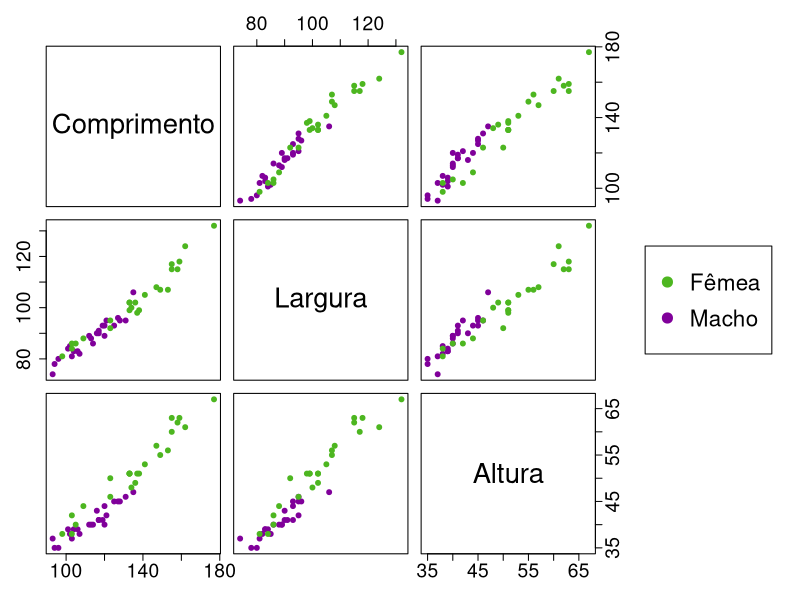
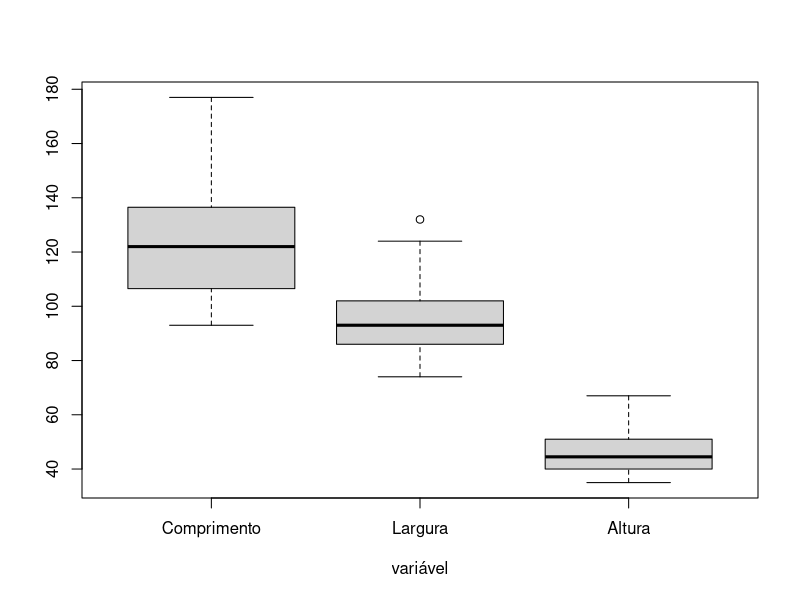
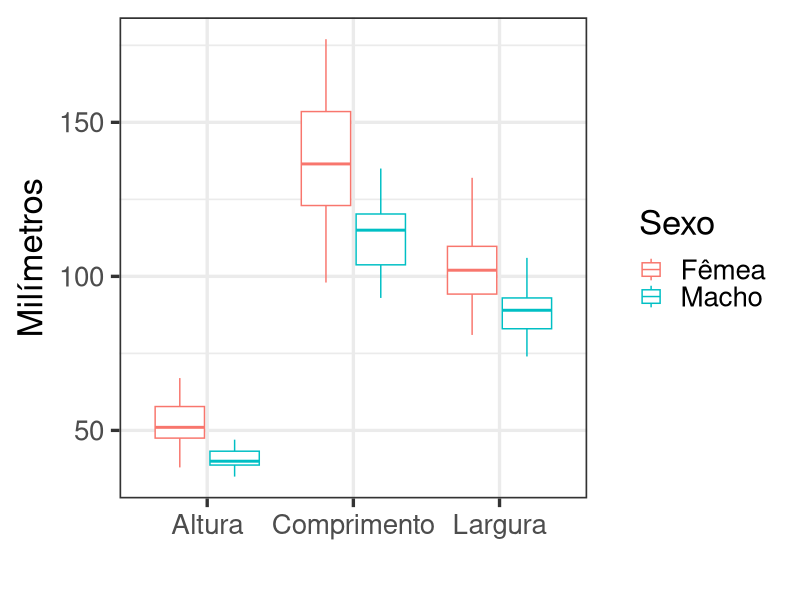
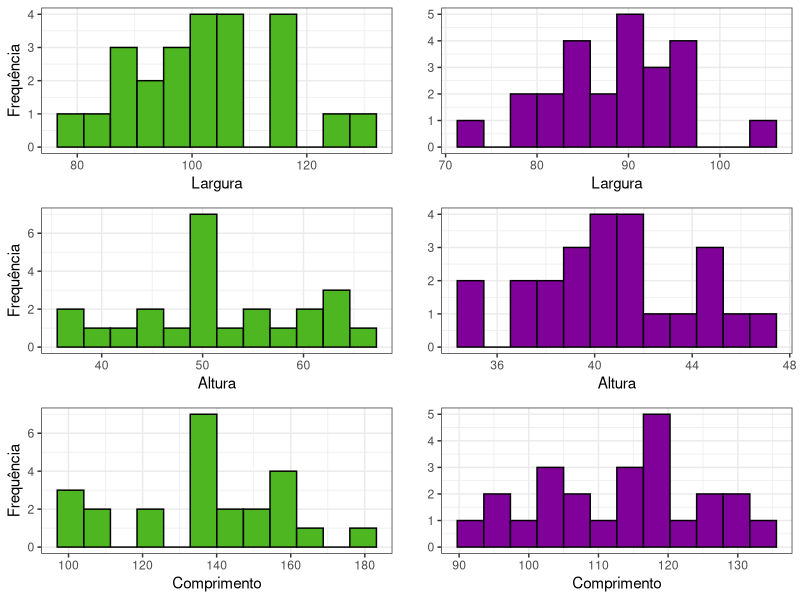
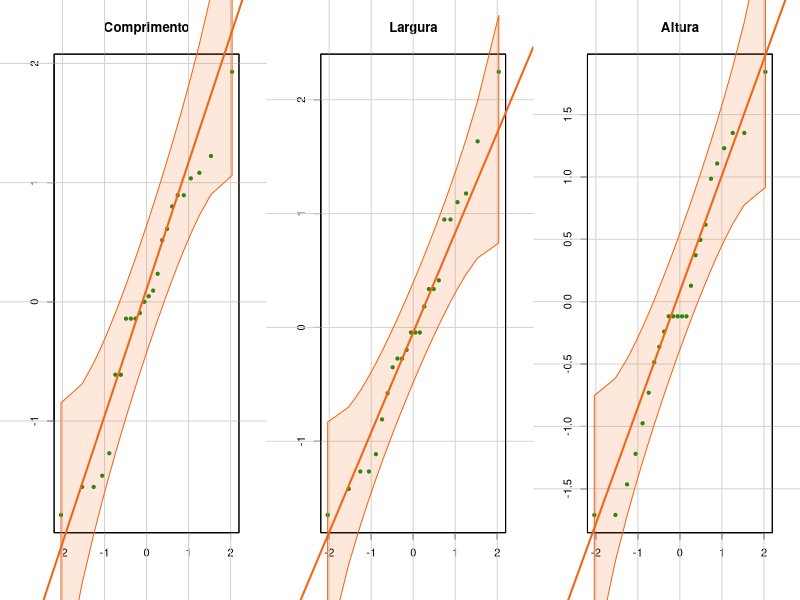
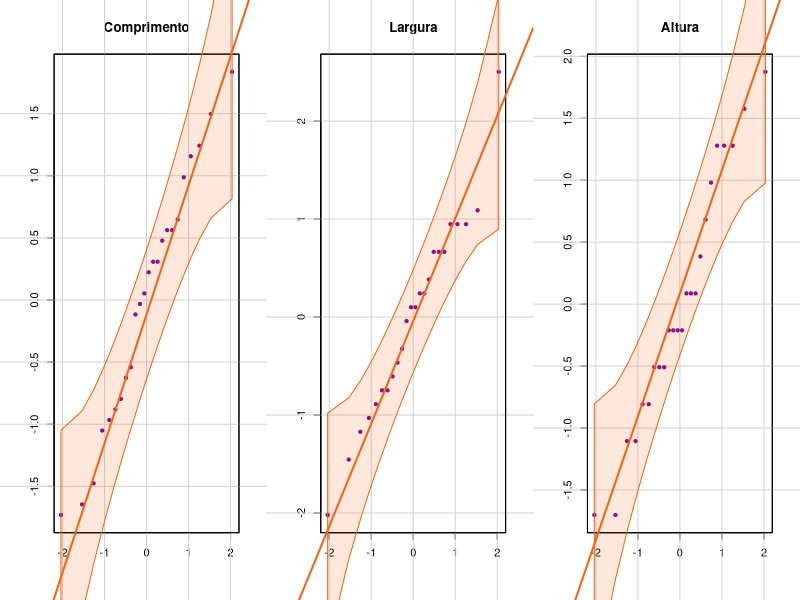
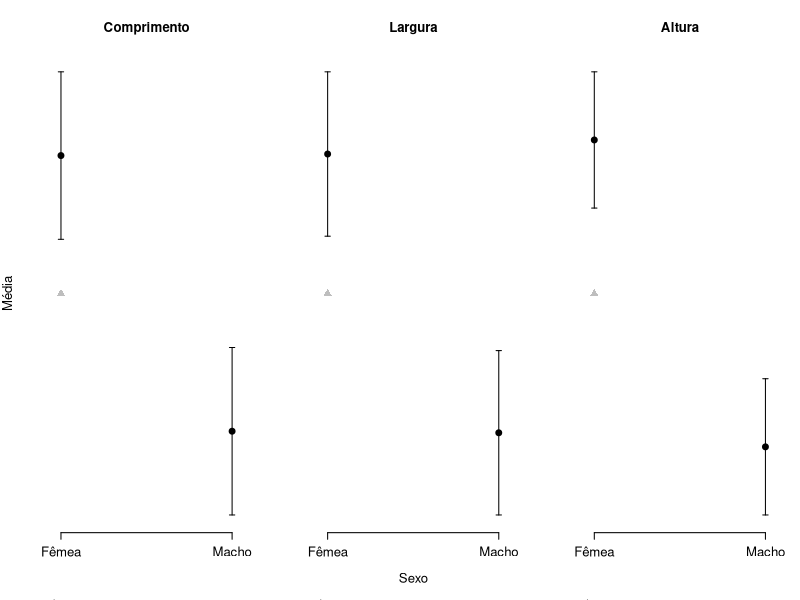
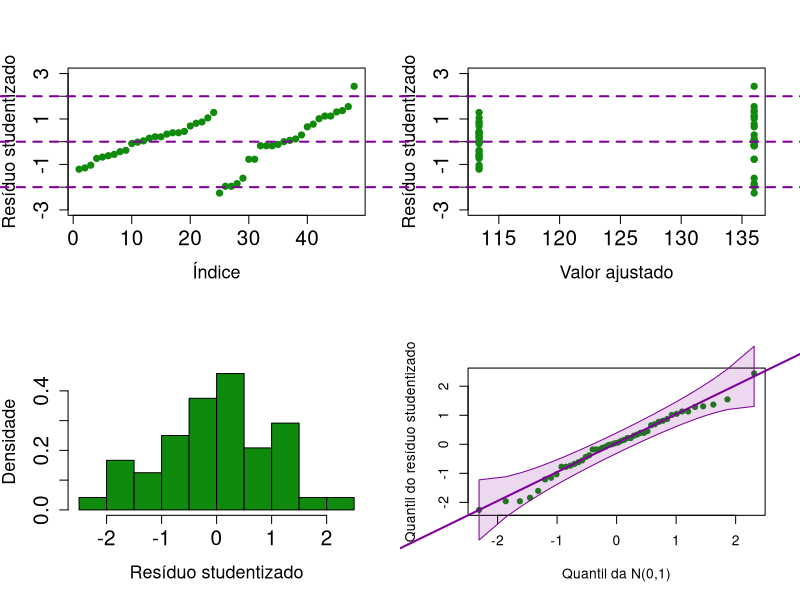

R code for these plots, in order:
library(tidyverse)
library(grid)
library(gridExtra)
library(car)
library(plotrix)

# Leitura dos dados
tartarugas <- read_csv("dados/tartarugas.csv")

# Transformando em factor
tartarugas$sex <- as.factor(tartarugas$sex)

# Mudando nomes das colunas
colnames(tartarugas) <- c("Comprimento", "Largura", "Altura", "Sexo")

################################################################################
############################# Analise Descritiva ###############################
################################################################################

# Variáveis sumárias
medados <-rbind(apply(tartarugas[1:3],2,mean),
                apply(tartarugas[1:3],2,var),
                apply(tartarugas[1:3],2,sd),
                100*apply(tartarugas[1:3],2,sd)/apply(tartarugas[1:3],2,mean),
                apply(tartarugas[1:3],2,min),
                apply(tartarugas[1:3],2,quantile,0.5),
                apply(tartarugas[1:3],2,max))
                
rownames(medados)<-c("Média","Var.","DP","CV(%)","Mínimo","Mediana","Máximo")
    
round(medados,2)

# Sumarias do grupo macho
round(rbind(apply(tartarugas[tartarugas[4]=="Macho",-4],2,mean),
            apply(tartarugas[tartarugas[4]=="Macho",-4],2,var),
            apply(tartarugas[tartarugas[4]=="Macho",-4],2,sd),
            100*apply(tartarugas[tartarugas[4]=="Macho",-4],2,sd)/
              apply(tartarugas[tartarugas[4]=="Macho",-4],2,mean),
            apply(tartarugas[tartarugas[4]=="Macho",-4],2,min),
            apply(tartarugas[tartarugas[4]=="Macho",-4],2,quantile,0.5),
            apply(tartarugas[tartarugas[4]=="Macho",-4],2,max)),2)

#Sumarias do grupo femêa
round(rbind(apply(tartarugas[tartarugas[4]=="Fêmea",-4],2,mean),
            apply(tartarugas[tartarugas[4]=="Fêmea",-4],2,var),
            apply(tartarugas[tartarugas[4]=="Fêmea",-4],2,sd),
            100*apply(tartarugas[tartarugas[4]=="Fêmea",-4],2,sd)/
              apply(tartarugas[tartarugas[4]=="Fêmea",-4],2,mean),
            apply(tartarugas[tartarugas[4]=="Fêmea",-4],2,min),
            apply(tartarugas[tartarugas[4]=="Fêmea",-4],2,quantile,0.5),
            apply(tartarugas[tartarugas[4]=="Fêmea",-4],2,max)),2)

# Gráfico de dispersão
par(mfrow=c(1,1))
pairs(tartarugas[1:3],
      col = c("#4DB620", "#80009A")[tartarugas$Sexo],  # Mudar cor por grupo
      pch = 19,                                        # Mudar pontos
      labels = c("Comprimento", "Largura", "Altura"), 
      cex.labels = 2.5,
      cex.axis = 1.75,
      oma=c(3,3,3,15))
par(xpd = TRUE)
legend("right", col = c("#4DB620", "#80009A"),
       pch = c(19,19), legend = c("Fêmea","Macho"),
       cex = 1.35)

# Boxplot geral
par(mfrow=c(1,1))
boxplot(tartarugas[1:3],xlab="variável")

# Boxplot por sexo
tartarugas %>% gather("a", "b", -Sexo) %>%
  ggplot(aes(x=a, y=b, color=Sexo))+
  geom_boxplot()+
  labs(
    x = "",
    y = "Milímetros",
    color = "Sexo"
  ) +
  theme_bw(base_size = 25)

g_legend <- function(a.gplot){
  tmp <- ggplot_gtable(ggplot_build(a.gplot))
  leg <- which(sapply(tmp$grobs, function(x) x$name) == "guide-box")
  legend <- tmp$grobs[[leg]]
  return(legend)
}
p1 <- tartarugas %>% ggplot()+
  geom_histogram(aes(Largura, fill=Sexo), bins=12, col="black")+
  labs(y = "")+
  theme_bw()
mylegend<-g_legend(p1)

# Histogramas
grid.arrange(
  tartarugas %>% filter(Sexo == "Fêmea") %>%
    ggplot()+
    geom_histogram(aes(Largura), fill="#4DB620", bins=12, col="black")+
    labs(y = "Frequência")+
    theme_bw(), 
  tartarugas %>% filter(Sexo == "Macho") %>%
    ggplot()+
    geom_histogram(aes(Largura), fill="#80009A", bins=12, col="black")+
    labs(y = "")+
    theme_bw(),
  tartarugas %>% filter(Sexo == "Fêmea") %>%
    ggplot()+
    geom_histogram(aes(Altura), fill="#4DB620", bins=12, col="black")+
    labs(y = "Frequência")+
    theme_bw(),
  tartarugas %>% filter(Sexo == "Macho") %>%
    ggplot()+
    geom_histogram(aes(Altura), fill="#80009A", bins=12, col="black")+
    labs(y = "")+
    theme_bw(),
  tartarugas %>% filter(Sexo == "Fêmea")%>% 
    ggplot()+
    geom_histogram(aes(Comprimento), fill="#4DB620", bins=12, col="black")+
    labs(y = "Frequência")+
    theme_bw(),
  tartarugas %>% filter(Sexo == "Macho")%>% 
    ggplot()+
    geom_histogram(aes(Comprimento), fill="#80009A", bins=12, col="black")+
    labs(y = "")+
    theme_bw(),
  nrow=3, ncol=2
)

# Gráfico Q-Q
par(mfrow=c(1,3))
for(i in 1:3){
  qqPlot(scale((tartarugas %>% filter(Sexo == "Fêmea"))[i]),dist="norm", id=F,
         mean=0,sd=1,col.lines="#F26514",pch = 19, col="#108A0C", xlab = "",
         main=colnames((tartarugas %>% filter(Sexo == "Fêmea")))[i], ylab = "")
}

par(mfrow=c(1,3))
for(i in 1:3){
  qqPlot(scale((tartarugas %>% filter(Sexo == "Macho"))[i]),dist="norm", id=F,
         mean=0,sd=1,col.lines="#F26514",pch = 19, col="#80009A", xlab = "",
         main=colnames((tartarugas %>% filter(Sexo == "Fêmea")))[i], ylab = "")
}

################################################################################
############################## Analise Inferencial #############################
################################################################################

# definindo funções do prof. Caio

# m_X_completa: matriz de dados de todos os grupos
# v_grupos: vetor indicar de grupos
# v_n: vetor com tamanhos amostrais em cada grupo
# G: número de grupos

Box_teste_Igual_MCov<-function(m_X_completa,v_grupos,v_n,G)
{
  # v_grupos (1,2,3...)
  # m_X_completa : matriz de dados com todos os grupos
  grupo <- 1
  p<- ncol(m_X_completa)
  m_X_k <- m_X_completa[v_grupos==grupo,]
  Sigma_k <- cov(m_X_k)
  m_Sigma_completa <- cbind(grupo,Sigma_k)
  Sigma_P <- (v_n[grupo]-1)*Sigma_k # estimativa ponderada
  aux_k_1 <- (v_n[grupo] - 1)*log(det(Sigma_k))
  grupo <- grupo + 1
  for (i in 2:G)
  {
    m_X_k <- m_X_completa[v_grupos==grupo,] # pegar os dados referentes ao grupo i
    Sigma_k <- cov(m_X_k)
    m_Sigma_completa <- rbind(m_Sigma_completa,cbind(grupo,Sigma_k))
    Sigma_P <- Sigma_P + (v_n[grupo]-1)*Sigma_k # estimativa ponderada
    aux_k_1 <- aux_k_1 + (v_n[grupo] - 1)*log(det(Sigma_k))
    grupo <- grupo + 1
  }
  Sigma_P <- Sigma_P/(sum(v_n)-G)
  
  # Estatística de ajuste
  aux_u <- (sum(1/(v_n - 1)) - 
              (1/(sum(v_n - 1))))*(2*p^2 + 3*p - 1)/(6*(p+1)*(G-1))
  Q_B <-  (1 - aux_u)*(sum(v_n-1)*log(det(Sigma_P)) - aux_k_1)
  aux.v <- 0.5*p*(p+1)*(G-1)
  e_nd_QB <- 1 - pchisq(Q_B,aux.v)
  cat("Estatística do Teste: ", Q_B, "\n")
  cat("nível descritivo: ",e_nd_QB,"\n")
  cat("Matrizes de Covariâncias por grupo: \n")
  print(m_Sigma_completa)
  Sigma_P <-as.matrix(data.frame(Sigma_P))
  list(Sigma_P=Sigma_P)
} # fim fa função


# mY: matriz de dados
# fit_model: ajuste da função lm

mSigmareg <- function(mY,fit_model)
{
  mX <- as.matrix(model.matrix(fit_model))
  q <- ncol(mX)
  p<-ncol(mY)
  n <- nrow(mY)
  mB <- matrix(coef(fit_model),q,p)
  mSigma <- t(as.matrix(mY-mX%*%mB))%*%(as.matrix(mY-mX%*%mB))/(n-q)
  return(mSigma)
}

# mY: matriz de dados
# fit_model: ajuste da função lm
# gama: nível de confiança

estim_par_MRNLM <- function(mY,fit_model,gama)
  
{
  
  vbeta <- c(t(coef(fit_model)))
  mSigma<-mSigmareg(mY,fit_model)
  mX <-as.matrix(model.matrix(fit_model))
  n<-nrow(mX)
  q<-ncol(mX)
  mSigmabeta <- kronecker(solve(t(mX)%*%mX),mSigma)
  epbeta<-sqrt(diag(mSigmabeta))
  et <- qt(0.5*(1+gama),df=n-q)
  LIIC <- vbeta-et*epbeta
  LSIC <- vbeta+et*epbeta
  estt <- vbeta/epbeta
  pvalor <- 2*(1-pt(abs(estt),df=n-q))
  #
  mresult <- cbind(vbeta,epbeta,LIIC,LSIC,estt,pvalor)
  return(mresult)
  
  
}

# fit_model: ajuste da função manova
# m_Sigma_P: matriz de variâncias e covariâncias estimada via modelo
# p: número de variáveis
# q: número de parâmetros por variável
# m_C,m_U,m_M: matrizes de interesse

Teste_CBU_M<-function(fit_model,m_Sigma_P,p,q,m_C,m_U,m_M)
{
  m_B <- matrix(coef(fit_model),q,p)
  v_beta <- matrix(t(m_B))
  m_X <- model.matrix(fit_model)
  m_Ca <- kronecker(m_C,t(m_U))
  m_Ma <- matrix(t(m_M))
  v_theta <- m_Ca%*%v_beta - m_Ma
  m_Sigmabeta <- kronecker(solve(t(m_X)%*%m_X),m_Sigma_P)
  estat <- t(v_theta)%*%solve(m_Ca%*%(m_Sigmabeta)%*%t(m_Ca))%*%v_theta
  p_valor <- 1-pchisq(estat,df=nrow(m_C)*ncol(m_U))
  cat("Estatistica Qui-quadrado = ",round(estat,2),"\n")
  cat("pvalor = ",round(p_valor,4),"\n")
  cat("Matriz C :","\n")
  print(m_C)
  cat("Matriz U :","\n")
  print(m_U)
  cat("Matriz M :","\n")
  print(m_M)
}

###################################
# mY: matriz de dados
# mresult: resultado da função manova
# var: escolha da variável (1,2,..)
# typeresid:
# univariate (RS-veja slides)
# multivariate (RSM-veja slides)
# wplot:
# diagnostics: quatro gráficos
# envelope: gráfico de envelope

gen_graf_resid<-function(mY,mresult,var,typeresid,wplot)
{
  mresiduo <- mresult$residuals
  mbeta <- coef(mresult) 
  mX <- as.matrix(model.matrix(mresult))
  n <- nrow(mX)
  p <- ncol(mbeta)
  q <- nrow(mbeta)
  mSigma<-t(mY-mX%*%mbeta)%*%(mY-mX%*%mbeta)/(n-q)
  if (typeresid == "univariate")
  {
    auxres <- diag((diag(n) - mX%*%solve(t(mX)%*%mX)%*%t(mX)))
    mresiduo <- mresiduo/(sqrt((matrix(auxres,n,p))%*%diag(diag(mSigma))))
  }
  else if (typeresid == "multivariate")
  {
    mresiduo <- t(solve(t(chol(mSigma)))%*%t(mresiduo))
  }
  mfit <- fitted.values(mresult)
  #
  if (wplot == "diagnostics")
  {
    par(mfrow =c(2,2))
    plot(mresiduo[,var],
         ylim=c(min(-3,min(mresiduo[,var])),max(3,max(mresiduo[,var]))),
         xlab="Índice",ylab="Resíduo studentizado", pch = 19, col="#108A0C",
         cex.axis=1.5, cex.main=1.3, cex.lab = 1.3)
    abline(-2,0,lty=2, col = "#80009A", lwd=2)
    abline(2,0,lty=2, col = "#80009A", lwd=2)
    abline(0,0,lty=2, col = "#80009A", lwd=2)
    #
    plot(mfit[,var],mresiduo[,var],
         ylim=c(min(-3,min(mresiduo[,var])),max(3,max(mresiduo[,var]))),
         xlab="Valor ajustado",ylab="Resíduo studentizado", pch = 19, 
         col="#108A0C",
         cex.axis=1.5, cex.main=1.3, cex.lab = 1.3)
    abline(-2,0,lty=2, col = "#80009A", lwd=2)
    abline(2,0,lty=2, col = "#80009A", lwd=2)
    abline(0,0,lty=2, col = "#80009A", lwd=2)
    #
    hist(mresiduo[,var],probability=TRUE,xlab="Resíduo studentizado",
         main="",ylab="Densidade",cex.axis=1.5, cex.main=1.3, cex.lab = 1.3,
         col="#108A0C")
    #
    qqPlot((mresiduo[,var]),dist="norm", id=F, grid="FALSE",
           mean=0,sd=1,col.lines="#80009A",pch = 19, col="#108A0C",
           ylab=paste("Quantil do resíduo studentizado"),
           xlab="Quantil da N(0,1)", main="")
  }
  
  else if (wplot == "envelope")
  {
    par(mfrow =c(1,1))
    qqPlot((mresiduo[,var]),dist="norm",mean=0,sd=1,col.lines=1,
           grid="FALSE",xlab="quantil da N(0,1)", pch = 19,
           ylab=paste("quantil do resíduo studentizado"),cex=1.2)
  }
}

# mY: matriz de dados
# mresult: resultado da função manova

gen_graf_resid_quad_form<-function(mY,mresult)
{
  mresiduo <- mresult$residuals
  mbeta <- coef(mresult) 
  mX <- as.matrix(model.matrix(mresult))
  n <- nrow(mX)
  p <- ncol(mbeta)
  q <- nrow(mbeta)
  mSigma<-t(mY-mX%*%mbeta)%*%(mY-mX%*%mbeta)/(n-q)
  vmu<- apply(mresiduo,2,mean)
  #vresid <- n*apply(((mresiduo-vmu)*(mresiduo-vmu)%*%solve(mSigma)),1,sum)
  vresid <- n*mahalanobis(mresiduo,center=vmu,cov=mSigma)
  #vresid<- #(n-nvar)*vresid/((n-1)*n)
  nvar <- length(vmu)
  n <- length(vresid)
  #  qqPlot(vresid,dist="chisq",df=nvar,col.lines=1,grid="FALSE",xlab="quantil da distribuição qui-quadrado",ylab="quantil da forma quadrática",cex=1.2,id.cex=1.2)
  mX <- model.matrix(mresult)
  vresidA <- matrix(0,n,1)
  #mident <- diag(1,p)
  for (i in 1:n)
  {
    mXi <- rbind(mX[i,])
    mYi <- rbind(mY[i,])
    Ai <- 1 - mXi%*%solve(t(mX)%*%mX)%*%t(mXi)
    vresidA[i] <- (Ai^(-2))*mYi%*%solve(mSigma)%*%t(mYi)
  }
  par(mfrow =c(1,1))
  qqPlot(vresidA,dist="chisq",df=nvar,col.lines=1,grid="FALSE",
         xlab="quantil da distribuição qui-quadrado",
         ylab="quantil da forma quadrática",cex=1.2)
  
}  


###################################
# Análise de variância Multivariada

#p=3
#G<-2

# Teste de iguldade das matrizes de covariância
m_Sigma_P<-Box_teste_Igual_MCov(tartarugas[-4],
                                cbind(as.numeric(unlist(tartarugas$Sexo))),
                                rbind(24,24), 2)$Sigma_P
#

# Comparação dos vetores de médias
fit_model <- manova(as.matrix(tartarugas[-4]) ~ tartarugas$Sexo)
summary.manova(fit_model,test="Wilks")
summary.manova(fit_model,test="Pillai")
summary.manova(fit_model,test="Hotelling-Lawley")
summary.manova(fit_model,test="Roy")

summary.aov(fit_model)
fit_modelLM <- lm(as.matrix(tartarugas[-4]) ~ tartarugas$Sexo)
summary(fit_modelLM)

# Matriz de variâncias e covariâncias via modelo
mSigmareg(tartarugas[-4],fit_modelLM)

# Estimativa dos parâmetros
estim_par_MRNLM(tartarugas[-4],fit_modelLM,0.95)


########################
# Comparações múltiplas

# Variável Comprimento
Teste_CBU_M(fit_model,m_Sigma_P,p = 3,q = 2, 
            m_C = cbind(0,1), m_U = rbind(1,0,0) ,m_M = 0)

# Variável Largura
Teste_CBU_M(fit_model,m_Sigma_P,p = 3,q = 2,
            m_C = cbind(0,1),m_U = rbind(0,1,0), m_M = 0)
#
# Variável Altura
Teste_CBU_M(fit_model,m_Sigma_P,p = 3,q = 2,
            m_C = cbind(0,1),m_U = rbind(0,0,1), m_M = 0)

# Médias preditas pelo modelo
m_B <- matrix(coef(fit_model),2,3)
v_beta <- matrix(t(m_B))
m_X <- model.matrix(fit_model)
m_Sigmabeta <- kronecker(solve(t(m_X)%*%m_X),m_Sigma_P)
# Comprimento
m_mu_comp <- rbind(rbind(c(1, rep(0,5))),
                   rbind(c(1, 0, 0, 1, 0, 0)))
m_pre_comp <- m_mu_comp%*%v_beta
m_ep_comp <-  sqrt(diag(m_mu_comp%*%m_Sigmabeta%*%t(m_mu_comp)))
m_IC_comp <- cbind(m_pre_comp-1.96*m_ep_comp,m_pre_comp+1.96*m_ep_comp)
# Largura
m_mu_lag <- rbind(rbind(c(0, 1, rep(0,4))),
                  rbind(c(0, 1, 0, 0, 1, 0)))
m_pre_lag <- m_mu_lag%*%v_beta
m_ep_lag <-  sqrt(diag(m_mu_lag%*%m_Sigmabeta%*%t(m_mu_lag)))
m_IC_lag <- cbind(m_pre_lag-1.96*m_ep_lag,m_pre_lag+1.96*m_ep_lag)
# Altura
m_mu_alt <- rbind(rbind(c(0, 0, 1, 0, 0, 0)),
                  rbind(c(0, 0, 1, 0, 0, 1)))
m_pre_alt <- m_mu_alt%*%v_beta
m_ep_alt <-  sqrt(diag(m_mu_alt%*%m_Sigmabeta%*%t(m_mu_alt)))
m_IC_alt <- cbind(m_pre_alt-1.96*m_ep_alt,m_pre_alt+1.96*m_ep_alt)

#
par(mfrow=c(1,3))
plotCI(m_pre_comp,ui=m_IC_comp[,2],li=m_IC_comp[,1],axes=FALSE,xlab="",
       ylab="Média",pch=19,cex=1.2,cex.lab=1.2,cex.axis=1.2,main="Comprimento")
lines(mean(tartarugas$Comprimento),pch=17,col="gray",cex=1.2,type="p")
axis(2,seq(4,7,0.2),cex.axis=1.2)
axis(1,1:2,c("Fêmea","Macho"),cex.axis=1.2)
#
plotCI(m_pre_lag,ui=m_IC_lag[,2],li=m_IC_lag[,1],axes=FALSE,xlab="Sexo",
       ylab="",pch=19,cex=1.2,cex.lab=1.2,cex.axis=1.2,main="Largura")
lines(mean(tartarugas$Largura),pch=17,col="gray",cex=1.2,type="p")
axis(2,seq(2,4,0.2),cex.axis=1.2)
axis(1,1:2,c("Fêmea","Macho"),cex.axis=1.2)
#
plotCI(m_pre_alt,ui=m_IC_alt[,2],li=m_IC_alt[,1],axes=FALSE,xlab="",
       ylab="",pch=19,cex=1.2,cex.lab=1.2,cex.axis=1.2,main="Altura")
lines(mean(tartarugas$Altura),pch=17,col="gray",cex=1.2,type="p")
axis(2,seq(1,6,0.2),cex.axis=1.2)
axis(1,1:2,c("Fêmea","Macho"),cex.axis=1.2)


# Resíduos univariados


# Comprimento
gen_graf_resid(as.matrix(tartarugas[-4]),fit_model, 1,
               "univariate","diagnostics")

# Largura
gen_graf_resid(as.matrix(tartarugas[-4]),fit_model, 2,
               "univariate","diagnostics")

# Altura
gen_graf_resid(as.matrix(tartarugas[-4]),fit_model, 3,
               "univariate","diagnostics")


# Zoom nos envelopes

# Comprimento
gen_graf_resid(as.matrix(tartarugas[-4]),fit_model, 1,
               "univariate","envelope")

# Largura
gen_graf_resid(as.matrix(tartarugas[-4]),fit_model, 2,
               "univariate","envelope")

# Altura
gen_graf_resid(as.matrix(tartarugas[-4]),fit_model, 3,
               "univariate","envelope")


# Resíduos multivariados


# Comprimento
gen_graf_resid(as.matrix(tartarugas[-4]),fit_model, 1,
               "multivariate","diagnostics")

# Largura
gen_graf_resid(as.matrix(tartarugas[-4]),fit_model, 2,
               "multivariate","diagnostics")

# Altura
gen_graf_resid(as.matrix(tartarugas[-4]),fit_model, 3,
               "multivariate","diagnostics")



# Comprimento
gen_graf_resid(as.matrix(tartarugas[-4]),fit_model, 1,
               "multivariate","envelope")

# Largura
gen_graf_resid(as.matrix(tartarugas[-4]),fit_model, 2,
               "multivariate","envelope")

# Altura
gen_graf_resid(as.matrix(tartarugas[-4]),fit_model, 3,
               "multivariate","envelope")



# Resíduo baseado na distância Mahalanobis
gen_graf_resid_quad_form(as.matrix(tartarugas[-4]),fit_model)